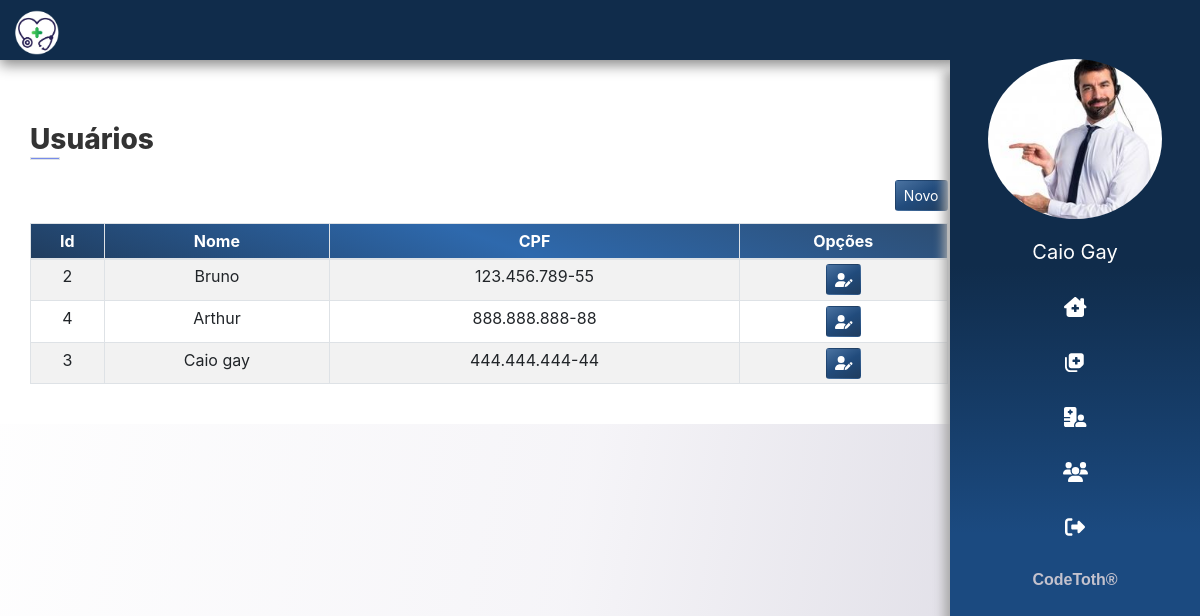
The app's page /usuarios/ (signed in), older data.
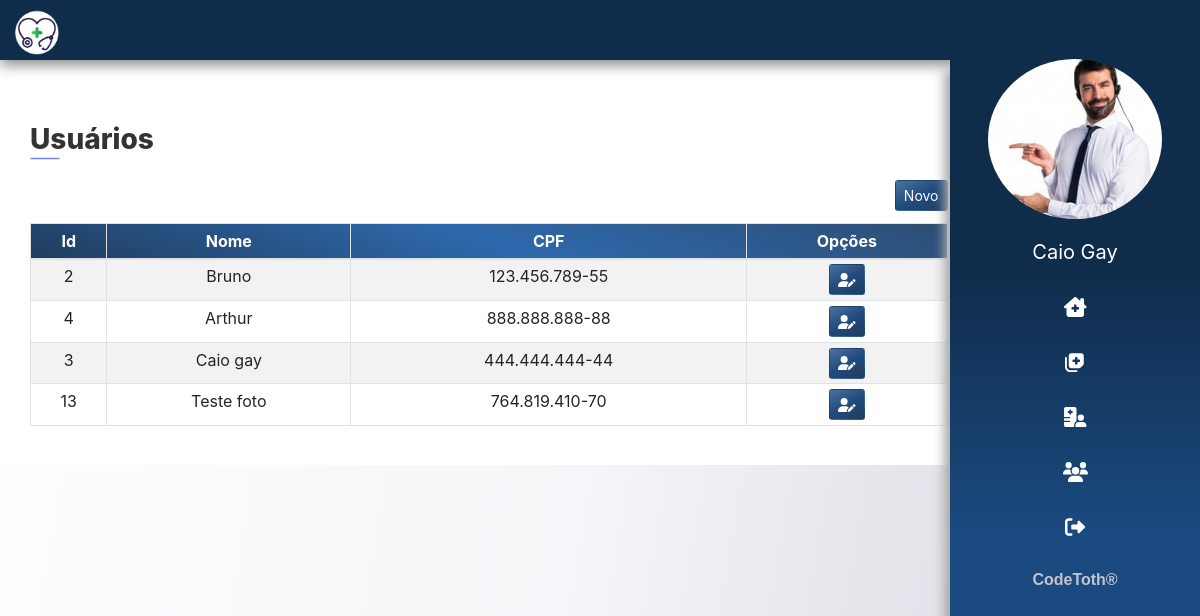
The same page, newer data.
### app/medico/models.py (models this page shows)
class Medico(models.Model):
    usuario = models.ForeignKey(User, on_delete=models.CASCADE)
    nome = models.CharField(max_length=150)
    sexo = models.CharField(max_length=1)
    data_nascimento = models.DateField()
    crm = models.CharField(max_length=20, unique=True)
    cpf = models.CharField(max_length=20, unique=True)
    rg = models.CharField(max_length=20, unique=True)
    email = models.EmailField()
    foto = models.ImageField(upload_to=f'fotos/{time.time()}', blank=True)
    ativo = models.BooleanField(default=True)

### app/atendente/models.py (models this page shows)
class Atendente(models.Model):
    usuario = models.ForeignKey(User, on_delete=models.CASCADE)
    nome = models.CharField(max_length=150)
    sexo = models.CharField(max_length=1)
    data_nascimento = models.DateField()
    cpf = models.CharField(max_length=20, unique=True)
    rg = models.CharField(max_length=20, unique=True)
    email = models.EmailField()
    foto = models.ImageField(upload_to=f'fotos/{time.time()}', blank=True)
    ativo = models.BooleanField(default=True)

### app/usuario/views.py (the view)
# urls.py: path('usuarios/', usuarios, name='usuarios'),
@login_required(login_url='login')
def usuarios(request):
    dados = get_dados(request)
    medicos = Medico.objects.all()
    atendentes = Atendente.objects.all()
    lst_usuarios = []
    for user in medicos:
        lst_usuarios.append(user)
    for user in atendentes:
        lst_usuarios.append(user)
    dados['lst_usuarios'] = lst_usuarios
    return render(request, 'usuarios/listar_usuarios.html', dados)

### templates/usuarios/listar_usuarios.html (shortened to what this page needs)
{% extends 'base.html' %}
{% load static %}
{% block content %}
<main class="container-fluid">
  <section class="mx-auto">
    <section class="col-10 mt-x">
      <div class="info-section">
        <h3 style="margin: 0.725em 0 !important; "> Usuários
          <div class="border"></div>
        </h3>
        <div class="container__consultas">
          <a href="{%url 'cadastrar'%}" class="btn btnCustom btn-sm"> Novo </i> </a>
        </div>
        <div class="table-responsive">
          <table class="table table-sm table-bordered table-striped text-center ">
            <thead class="colorCustom">
              <tr>
                <th scope="col">Id</th>
                <th scope="col">Nome</th>
                <th scope="col">CPF</th>
                <th scope="col">Opções</th>
              </tr>
            </thead>
            <tbody>
              {% for user in lst_usuarios %}
              <tr>
                <th scope="row">{{ user.usuario.id }}</th>
                <td>{{ user.nome }}</td>
                <td id="id_cpf">{{ user.cpf }}</td>
                <td><a href="{% url 'edit-user' user.usuario.id %}" class="btn btnCustom btn-sm"><i
                      class="fas fa-user-edit"></i></a></td>
              </tr>
              {% endfor %}
            </tbody>
          </table>
        </div>
      </div>
    </section>
  </section>
</main>
{% endblock %}

### templates/partials/_sidebar.html (shortened to what this page needs)
{% load static %}
<div class="sidebar d-print-none">
    <div class="mb-2">
        {% if usuario.foto.url is not None %}
        <img src="{{ usuario.foto.url }}" class="img-fluid  mx-auto d-block" alt="">
        {% else %}
        <img src="{% static 'images/foto.jpg' %}" class="img-fluid  mx-auto d-block" alt="">
        {% endif %}
    </div>
    <ul>
        <a href="{% url 'edit-user' request.user.id %}"class="func_menu" ><li style="text-transform: capitalize;"> <i> {{ usuario.nome}} </i><span class="dNone"> Dados Pessoais </span></li></a>
        <a href="{% url 'dashboard' %}" class="func_menu"> <li> <i class="fas fa-clinic-medical"></i> <span class="dNone"> Página principal </span></li></a>
        <a href="{% url 'consultas' %}" class="func_menu"> <li> <i class="fas fa-notes-medical"></i>  <span class="dNone"> Consultas </span> </li></a>
        <a href="{% url 'pacientes' %}" class="func_menu"> <li> <i class="fas fa-hospital-user"></i></i>  <span class="dNone">  Pacientes  </span></li></a>
        {% if tipo == 2 %}
        <a href="{% url 'usuarios' %}" class="func_menu"> <li> <i class="fas fa-users"></i></i>  <span class="dNone">  Usuários  </span></li></a>
        {% endif %}
        <a href="{% url 'logout' %}" class="func_menu"><li><i class="fas fa-sign-out-alt"></i>  <span class="dNone"> Sair </span>  </li></a>
    </ul>
    <div class="text-center pb-3" style="font-weight: bolder;width: 100%;color: #C4C2CD;font-family: 'Play', sans-serif; ">
        <span>CodeToth&#174;</span>
    </div>
</div>

Row changes from the older to the newer data that the page shows:
added Atendente: usuario.id "13", nome "Teste foto", cpf "764.819.410-70"
